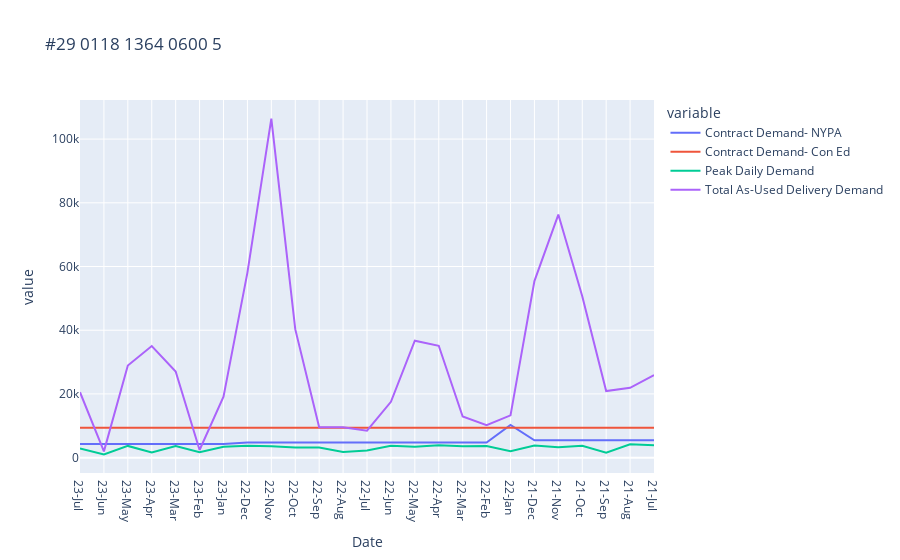

Notebook code cell kept with this figure:
### Code cell
df5=pd.read_csv('6005.csv')
df5=df5.rename(columns={'Contract Demand': 'Contract Demand- NYPA'})
fig = px.line(df5, x="Date", y=df5.columns,
              title='#29 0118 1364 0600 5')
fig.update_xaxes(
    dtick="M1",
    tickformat="%b\n%Y")
fig.show()

### Figure 1 — Plotly figure (JSON) as saved in the notebook; plotly's stock layout.template omitted (floating-point values rounded to 4 significant figures)
{"data": [{"hovertemplate": "variable=Contract Demand- NYPA<br>Date=%{x}<br>value=%{y}<extra></extra>", "legendgroup": "Contract Demand- NYPA", "line": {"color": "#636efa", "dash": "solid"}, "marker": {"symbol": "circle"}, "mode": "lines", "name": "Contract Demand- NYPA", "orientation": "v", "showlegend": true, "type": "scatter", "x": ["23-Jul", "23-Jun", "23-May", "23-Apr", "23-Mar", "23-Feb", "23-Jan", "22-Dec", "22-Nov", "22-Oct", "22-Sep", "22-Aug", "22-Jul", "22-Jun", "22-May", "22-Apr", "22-Mar", "22-Feb", "22-Jan", "21-Dec", "21-Nov", "21-Oct", "21-Sep", "21-Aug", "21-Jul"], "xaxis": "x", "y": [4300, 4300, 4300, 4300, 4300, 4300, 4300, 4775, 4775, 4775, 4775, 4775, 4775, 4775, 4775, 4775, 4775, 4775, 10244, 5469, 5469, 5469, 5469, 5469, 5469], "yaxis": "y"}, {"hovertemplate": "variable=Contract Demand- Con Ed<br>Date=%{x}<br>value=%{y}<extra></extra>", "legendgroup": "Contract Demand- Con Ed", "line": {"color": "#EF553B", "dash": "solid"}, "marker": {"symbol": "circle"}, "mode": "lines", "name": "Contract Demand- Con Ed", "orientation": "v", "showlegend": true, "type": "scatter", "x": ["23-Jul", "23-Jun", "23-May", "23-Apr", "23-Mar", "23-Feb", "23-Jan", "22-Dec", "22-Nov", "22-Oct", "22-Sep", "22-Aug", "22-Jul", "22-Jun", "22-May", "22-Apr", "22-Mar", "22-Feb", "22-Jan", "21-Dec", "21-Nov", "21-Oct", "21-Sep", "21-Aug", "21-Jul"], "xaxis": "x", "y": [9348, 9348, 9348, 9348, 9348, 9348, 9348, 9348, 9348, 9348, 9348, 9348, 9348, 9348, 9348, 9348, 9348, 9348, 9348, 9348, 9348, 9348, 9348, 9348, 9348], "yaxis": "y"}, {"hovertemplate": "variable=Peak Daily Demand<br>Date=%{x}<br>value=%{y}<extra></extra>", "legendgroup": "Peak Daily Demand", "line": {"color": "#00cc96", "dash": "solid"}, "marker": {"symbol": "circle"}, "mode": "lines", "name": "Peak Daily Demand", "orientation": "v", "showlegend": true, "type": "scatter", "x": ["23-Jul", "23-Jun", "23-May", "23-Apr", "23-Mar", "23-Feb", "23-Jan", "22-Dec", "22-Nov", "22-Oct", "22-Sep", "22-Aug", "22-Jul", "22-Jun", "22-May", "22-Apr", "22-Mar", "22-Feb", "22-Jan", "21-Dec", "21-Nov", "21-Oct", "21-Sep", "21-Aug", "21-Jul"], "xaxis": "x", "y": [2870.0, 1035.0, 3681.0, 1599, 3635.0, 1693.0, 3450.0, 3701.0, 3612.0, 3205.0, 3165.0, 1803.0, 2248.0, 3747.0, 3436.0, 3876.0, 3554.0, 3643.0, 2025.0, 3813.0, 3275.0, 3756.0, 1546.0, 4222.0, 3894.0], "yaxis": "y"}, {"hovertemplate": "variable=Total As-Used Delivery Demand<br>Date=%{x}<br>value=%{y}<extra></extra>", "legendgroup": "Total As-Used Delivery Demand", "line": {"color": "#ab63fa", "dash": "solid"}, "marker": {"symbol": "circle"}, "mode": "lines", "name": "Total As-Used Delivery Demand", "orientation": "v", "showlegend": true, "type": "scatter", "x": ["23-Jul", "23-Jun", "23-May", "23-Apr", "23-Mar", "23-Feb", "23-Jan", "22-Dec", "22-Nov", "22-Oct", "22-Sep", "22-Aug", "22-Jul", "22-Jun", "22-May", "22-Apr", "22-Mar", "22-Feb", "22-Jan", "21-Dec", "21-Nov", "21-Oct", "21-Sep", "21-Aug", "21-Jul"], "xaxis": "x", "y": [20530.0, 1972.0, 28900.0, 35030.0, 27020.0, 2400.0, 19120.0, 58090.0, 106400.0, 40340.0, 9541.0, 9529.0, 8483.0, 17540.0, 36700.0, 35110.0, 12900.0, 10190.0, 13290.0, 55430.0, 76300.0, 50680.0, 20900.0, 21930.0, 25940.0], "yaxis": "y"}], "layout": {"legend": {"title": {"text": "variable"}, "tracegroupgap": 0}, "title": {"text": "#29 0118 1364 0600 5"}, "xaxis": {"anchor": "y", "domain": [0, 1], "dtick": "M1", "tickformat": "%b\n%Y", "title": {"text": "Date"}}, "yaxis": {"anchor": "x", "domain": [0, 1], "title": {"text": "value"}}}}
